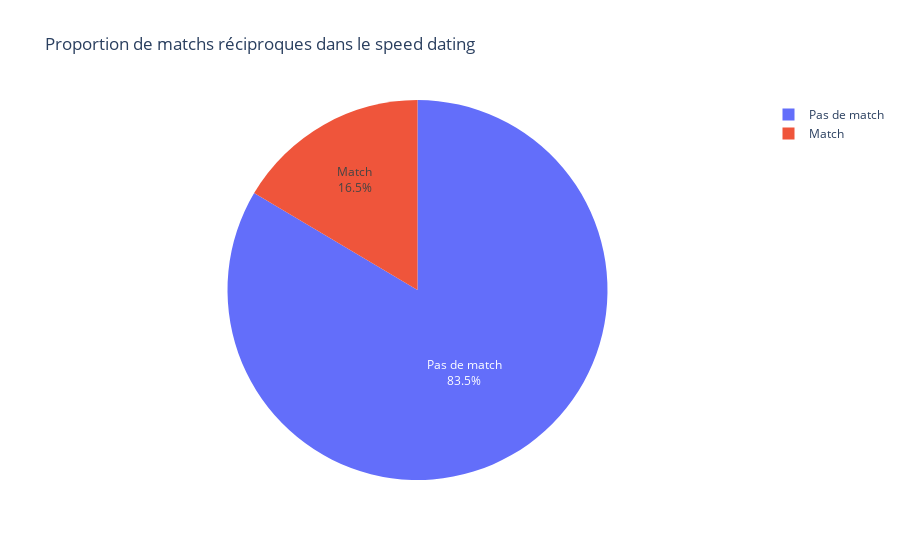

Notebook source saved alongside this figure:
### Markdown cell above
### Taux de Match

### Code cell
df['match_label'] = df['match'].map({1: 'Match', 0: 'Pas de match'})

fig = px.pie(
    df,
    names='match_label',
    title='Proportion de matchs réciproques dans le speed dating'
)
fig.update_traces(textinfo='percent+label')
fig.show()

### Figure 1 — Plotly figure (JSON) as saved in the notebook; plotly's stock layout.template omitted (floating-point values rounded to 4 significant figures; data arrays with more than 128 entries replaced by an {"elided": "..."} marker saying what was removed)
{"data": [{"domain": {"x": [0, 1], "y": [0, 1]}, "hovertemplate": "match_label=%{label}<extra></extra>", "labels": {"elided": "8378 str values"}, "legendgroup": "", "name": "", "showlegend": true, "textinfo": "percent+label", "type": "pie"}], "layout": {"legend": {"tracegroupgap": 0}, "title": {"text": "Proportion de matchs réciproques dans le speed dating"}}}
